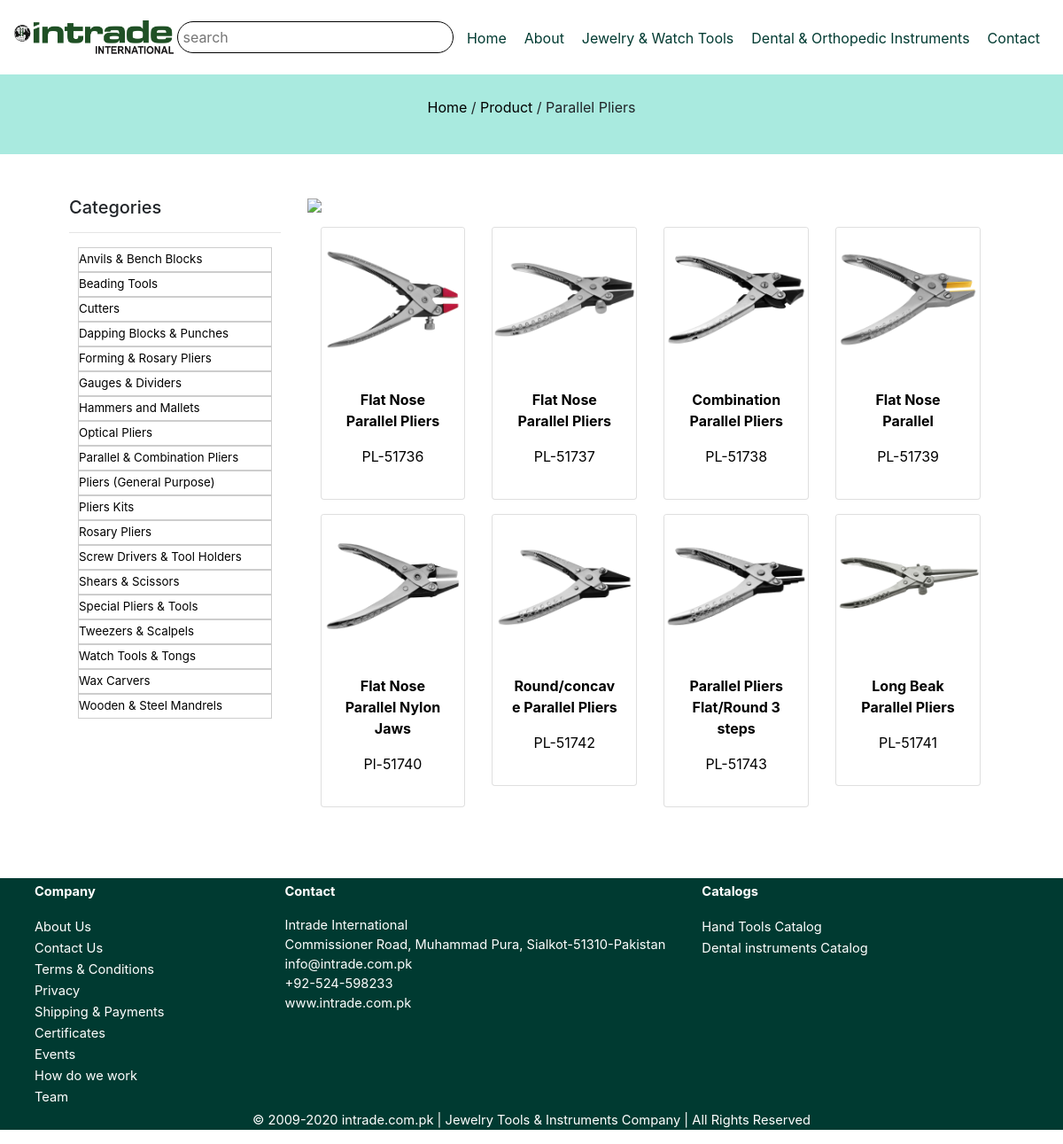
Screenshot of /index.php?page=plist&pid=2 with the database file from the repository.
### tables this page shows
CREATE TABLE `products` (
  `id` int(10) NOT NULL,
  `product_name` varchar(35) NOT NULL,
  `product_art` varchar(35) NOT NULL,
  `product_pageno` int(10) NOT NULL,
  `product_main_cat` varchar(35) NOT NULL,
  `product_sub_cat` varchar(35) NOT NULL,
  `smcat` text NOT NULL,
  `product_origin` varchar(150) NOT NULL,
  `product_desc` text NOT NULL,
  `product_img` blob NOT NULL,
  `product_alt` varchar(150) NOT NULL
);

CREATE TABLE `sub_categories` (
  `id` int(10) NOT NULL,
  `name` varchar(35) NOT NULL,
  `main` int(10) NOT NULL,
  `cimg` blob NOT NULL
);

### incs/plist.php (the view, shortened to what this page needs)
<div class="team">
	<?php
		if (isset($_GET['page']) == 'plist') {
			if (isset($_GET['pid'])) {
				$pid1 = $_GET['pid'];
				$q1 = "SELECT * FROM products WHERE product_sub_cat = '$pid1' LIMIT 1";
				$qres = mysqli_query($conn, $q1);
				if (mysqli_num_rows($qres) > 0) {
					while ($r1 = mysqli_fetch_assoc($qres)) {
						?>
						<p> <a href="index.php">Home</a> / <a href="index.php?page=category">Product</a> / <?php echo $r1['smcat'];?> </p>
						<?php
					}
				}else{
					echo "<p> <a href='index.php'>Home</a> / Product List </p>";
				}
			}
		?>
		<?php
		}
	?>
</div>
<div class="container p-5">
	<div class="row">
		<div class="dul col-md-3">
			<h5> Categories </h5>
			<hr>
			<ul class="navbar-nav catnav">
				<?php
					$selectSubCat = "SELECT * FROM sub_categories ORDER BY name ASC";
					$subCatRes = mysqli_query($conn, $selectSubCat);
					if (mysqli_num_rows($subCatRes) > 0) {
						while ($subCatRow = mysqli_fetch_assoc($subCatRes)) {
							?>
							<li class="nav-item"><a class="nav-link" href="index.php?page=plist&pid=<?php echo $subCatRow['id'];?>"> <?php echo $subCatRow['name'];?> </a></li>
							<?php
						}
					}
				?>
			</ul>
		</div>
		<div class="col-md-9">
			<img src="imgs/pslider.png" class="img-fluid w-100 mb-2">
			<div class="row w-100 mx-auto">
				<?php
					if (isset($_GET['pid'])) {
						$limit = 12;
						if (isset($_GET['pgno'])) {
							$pgno = $_GET['pgno'];
						}else{
							$pgno = 1;
						}
						$offset = ($pgno - 1) * $limit;
						$id = $_GET['pid'];
						$selectSubCat = "SELECT * FROM products WHERE product_sub_cat = '$id' LIMIT {$offset},{$limit}" or die(mysqli_error());
						$subCatRes = mysqli_query($conn, $selectSubCat);
						if (mysqli_num_rows($subCatRes) > 0) {
							while ($catsRow = mysqli_fetch_assoc($subCatRes)) {
								?>
								<div class="col-md-3 my-2 text-center">
									<a style="text-decoration: none;color: #000;" href="index.php?page=product&spid=<?php echo $catsRow['id'];?>">
										<div class="card">
										  <img class="card-img-top img-fluid" src="admin/uploads/products/<?php echo $catsRow['product_img'];?>" alt="Card image cap">
										  <div class="card-body">
										    <p class="card-text"><b><?php echo $catsRow['product_name'];?></b></p>
										    <p class=""><?php echo $catsRow['product_art'];?></p>
										  </div>
										</div>
									</a>
								</div>
								<?php
							}
						}else{
							echo "<p style='color: #f55;'> no related product found </p>";
						}
					}
				?>
			</div>
		</div>
	</div>
</div>

### css/main.css (style rules this page uses)
* { margin: 0px; padding: 0px; }
.dul li { display: block; width: 100%; padding: 0px 10px; }
.dul a { color: #000; font-size: 10pt; border: solid 1px #cdcdcd; display: block; box-sizing: border-box; padding: 3px 5px; }
.team { display: flex; flex-direction: row; justify-content: center; align-items: center; width: 100%; height: 90px; background: #A9EADF; background-size: cover; background-repeat: no-repeat; }
.team a { color: #000; }

### rows the page displays
products: smcat "Parallel Pliers", product_img (picture), product_name "Flat Nose Parallel Pliers", product_art "PL-51736"
sub_categories: name "Anvils & Bench Blocks"
sub_categories: name "Beading Tools"
sub_categories: name "Cutters"
sub_categories: name "Dapping Blocks & Punches"
sub_categories: name "Forming & Rosary Pliers"
sub_categories: name "Gauges & Dividers"
sub_categories: name "Hammers and Mallets"
sub_categories: name "Optical Pliers"
sub_categories: name "Parallel & Combination Pliers"
sub_categories: name "Pliers (General Purpose)"
sub_categories: name "Pliers Kits"
sub_categories: name "Rosary Pliers"
sub_categories: name "Screw Drivers & Tool Holders"
sub_categories: name "Shears & Scissors"
sub_categories: name "Special Pliers & Tools"
sub_categories: name "Tweezers & Scalpels"
sub_categories: name "Watch Tools & Tongs"
sub_categories: name "Wax Carvers"
sub_categories: name "Wooden & Steel Mandrels"
products: product_img (picture), product_name "Flat Nose Parallel Pliers", product_art "PL-51737"
products: product_img (picture), product_name "Combination Parallel Pliers", product_art "PL-51738"
products: product_img (picture), product_name "Flat Nose Parallel", product_art "PL-51739"
products: product_img (picture), product_name "Flat Nose Parallel Nylon Jaws", product_art "Pl-51740"
products: product_img (picture), product_name "Round/concave Parallel Pliers", product_art "PL-51742"
products: product_img (picture), product_name "Parallel Pliers Flat/Round 3 steps", product_art "PL-51743"
products: product_img (picture), product_name "Long Beak Parallel Pliers", product_art "PL-51741"
